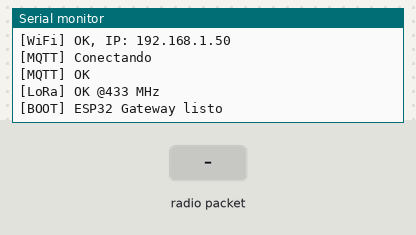
Recording of a sketch running on a simulated ESP32. Parts: the last lines printed to the serial monitor. The test bench sets the inputs (shaded band). WiFi joins after 1.5 s; servers stay silent unless stated; no radio packets arrive unless stated; no MQTT or app messages arrive unless stated.

Above: at 2.8 s.
2.9 s: radio packet "1" arrives
At 3.5 s:
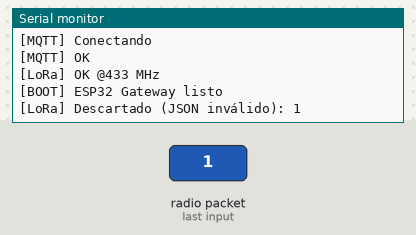
4.4 s: radio packet "0" arrives
At 5.6 s:
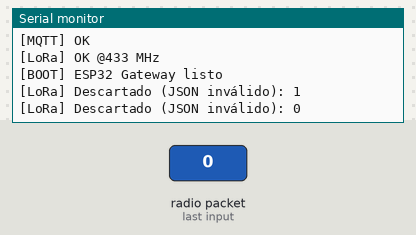
5.9 s: radio packet "2" arrives
At 7.0 s:
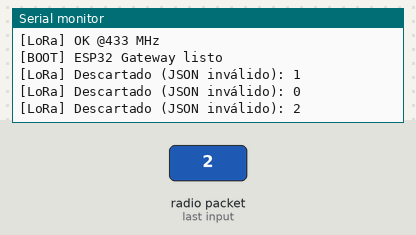

The sketch:

ESP32_Gateway_LoRa_MQTT.ino
```cpp
/**
 * ESP32_Gateway_LoRa_MQTT.ino
 *
 * Descripción:
 *   Actúa como gateway: recibe paquetes LoRa (SX1278/RA-02), añade RSSI
 *   y publica el resultado en un broker MQTT para su visualización web.
 *
 * Flujo:
 *   LoRa RX -> valida JSON entrante {"Equipo","Contador"}
 *           -> out: {"Equipo","Contador","RSSI"}
 *           -> MQTT publish en topic configurado
 *
 * Equipo / Práctica:
 *   Equipo 4 - PIPV_LATP (Pedro Iván Palomino Viera, Luis Antonio Torres Padrón)
 *
 *
 * Notas:
 *   - Mantener los parámetros LoRa IGUALES en TX y RX (frecuencia, SF, BW, CR, SyncWord, CRC).
 *   - Antena SIEMPRE conectada antes de transmitir (evita daño).
 */

#include <WiFi.h>
#include <PubSubClient.h>
#include <SPI.h>
#include <LoRa.h>
#include <ArduinoJson.h>

/*=============================
=      CONFIGURACIÓN          =
=============================*/

// --- WiFi / MQTT (edita estas credenciales) ---
const char* WIFI_SSID = "Tu SSID";
const char* WIFI_PASS = "Tu Contraseña";
const char* MQTT_HOST = "test.mosquitto.org";
const uint16_t MQTT_PORT = 1883;                 // TCP sin TLS para ESP32
const char* MQTT_CLIENT_ID = "ESP32_GW_LoRa_PIPV_LATP";
const char* MQTT_TOPIC_UP  = "lora/gateway/up";  // Topic de salida (web se suscribe aquí)

// --- LoRa (mismo set en el transmisor) ---
const long  LORA_FREQUENCY     = 433E6;   // RA-02 que muestra "ISM 410-525 MHz"
const uint8_t  SPREADING_FACTOR = 9;      // 7..12 (más alto = más robusto/menos bitrate)
const long     SIGNAL_BW        = 125E3;  // 7.8E3..500E3 (más bajo = +sensibilidad)
const uint8_t  CODING_RATE_4    = 5;      // 5..8 => 4/5..4/8 (más alto = +corrección)
const uint8_t  SYNC_WORD        = 0x34;   // Debe coincidir con TX
const bool     USE_CRC          = true;   // true en ambos extremos o false en ambos

// --- Pines ESP32 (VSPI) ---
#define LORA_SS    5
#define LORA_RST   14
#define LORA_DIO0  26
#define PIN_SCK    18
#define PIN_MISO   19
#define PIN_MOSI   23

/*=====  End of CONFIGURACIÓN  =====*/

/* Objetos de red/MQTT */
WiFiClient espClient;
PubSubClient mqtt(espClient);

/**
 * @brief Inicializa el transceptor LoRa con los parámetros deseados.
 *        Se asegura de usar VSPI en ESP32 y configura SF/BW/CR/Sync/CRC.
 */
void setupLoRa() {
  // Iniciar bus SPI en los pines correctos (VSPI)
  SPI.begin(PIN_SCK, PIN_MISO, PIN_MOSI, LORA_SS);
  LoRa.setPins(LORA_SS, LORA_RST, LORA_DIO0);

  if (!LoRa.begin(LORA_FREQUENCY)) {
    Serial.println(F("[LoRa] ERROR: LoRa.begin()"));
    while (1) { delay(10); } // Falla dura si no hay radio
  }

  LoRa.setSpreadingFactor(SPREADING_FACTOR);
  LoRa.setSignalBandwidth(SIGNAL_BW);
  LoRa.setCodingRate4(CODING_RATE_4);
  LoRa.setSyncWord(SYNC_WORD);
  if (USE_CRC) LoRa.enableCrc(); else LoRa.disableCrc();

  // Opcional para protoboard: reducir frecuencia SPI de LoRa (más tolerante)
  // LoRa.setSPIFrequency(4E6);

  Serial.println(F("[LoRa] OK @433 MHz"));
}

/**
 * @brief Conecta a WiFi (bloqueante simple con feedback por serial).
 */
void connectWiFi() {
  WiFi.mode(WIFI_STA);
  WiFi.begin(WIFI_SSID, WIFI_PASS);
  Serial.print(F("[WiFi] Conectando"));
  while (WiFi.status() != WL_CONNECTED) { delay(400); Serial.print("."); }
  Serial.print(F("\n[WiFi] OK, IP: "));
  Serial.println(WiFi.localIP());
}

/**
 * @brief Conecta a MQTT y deja configurado el servidor/puerto.
 */
void connectMQTT() {
  mqtt.setServer(MQTT_HOST, MQTT_PORT);
  Serial.print(F("[MQTT] Conectando"));
  while (!mqtt.connected()) {
    mqtt.connect(MQTT_CLIENT_ID);
    if (!mqtt.connected()) { Serial.print("."); delay(500); }
  }
  Serial.println(F("\n[MQTT] OK"));
}

/**
 * @brief Reasegura conectividad (WiFi y MQTT) en tiempo de ejecución.
 */
void ensureConnections() {
  if (WiFi.status() != WL_CONNECTED) connectWiFi();
  if (!mqtt.connected()) connectMQTT();
}

void setup() {
  Serial.begin(115200);
  connectWiFi();
  connectMQTT();
  setupLoRa();
  Serial.println(F("[BOOT] ESP32 Gateway listo"));
}

void loop() {
  ensureConnections();   // Reconexión básica si algo cae
  mqtt.loop();           // Mantiene pings/keepalive

  // 1) ¿Llegó paquete LoRa?
  int packetSize = LoRa.parsePacket();
  if (!packetSize) return;

  // 2) Leer payload crudo del paquete
  String payload;
  while (LoRa.available()) payload += (char)LoRa.read();

  // 3) Métricas de recepción (útil para diagnóstico/campo)
  int   rssi = LoRa.packetRssi();
  // float snr  = LoRa.packetSnr(); // Si quieres añadirlo al JSON

  if (payload.length() == 0) return; // Paquete vacío (raro), se descarta

  // 4) Validar JSON entrante
  StaticJsonDocument<256> inDoc;
  DeserializationError err = deserializeJson(inDoc, payload);
  if (err || !inDoc.containsKey("Equipo") || !inDoc.containsKey("Contador")) {
    Serial.print(F("[LoRa] Descartado (JSON inválido): "));
    Serial.println(payload);
    return;
  }

  // 5) Armar JSON de salida (agregando RSSI)
  StaticJsonDocument<256> outDoc;
  outDoc["Equipo"]   = inDoc["Equipo"];     // p. ej. "PIPV_LATP"
  outDoc["Contador"] = inDoc["Contador"];   // contador que venía del UNO
  outDoc["RSSI"]     = rssi;                // RSSI del paquete recibido (dBm)
  // outDoc["SNR"]   = snr;                 // opcional

  char outBuf[256];
  size_t n = serializeJson(outDoc, outBuf, sizeof(outBuf));

  // 6) Publicar a MQTT
  bool ok = mqtt.publish(MQTT_TOPIC_UP, outBuf, n);

  // 7) Log de depuración
  Serial.print(F("[GW] LoRa->MQTT "));
  Serial.print(ok ? F("OK: ") : F("FAIL: "));
  Serial.print(outBuf);
  Serial.print(F("  (len="));
  Serial.print(packetSize);
  Serial.println(F(")"));
}
```

Measured:
- after the input at 2.9 s, the serial monitor: prints a new line at once (image 1)
- after the input at 4.4 s, the serial monitor: prints a new line at once (image 2)
- after the input at 5.9 s, the serial monitor: prints a new line at once (image 3)
